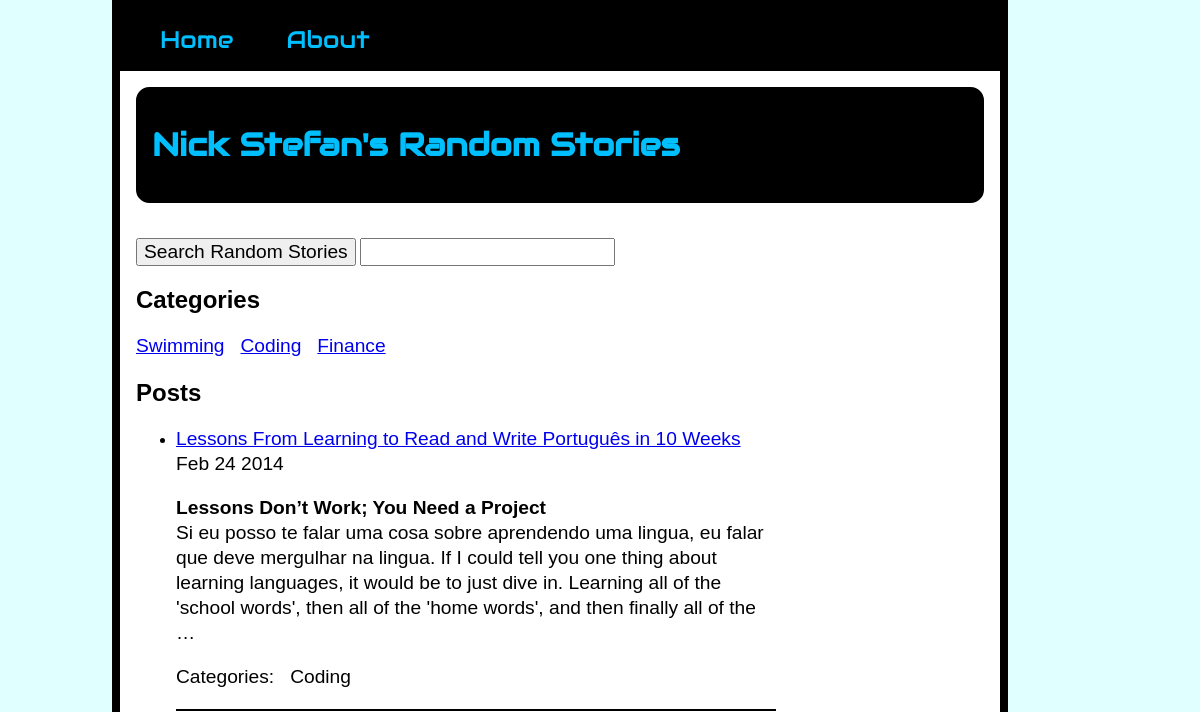
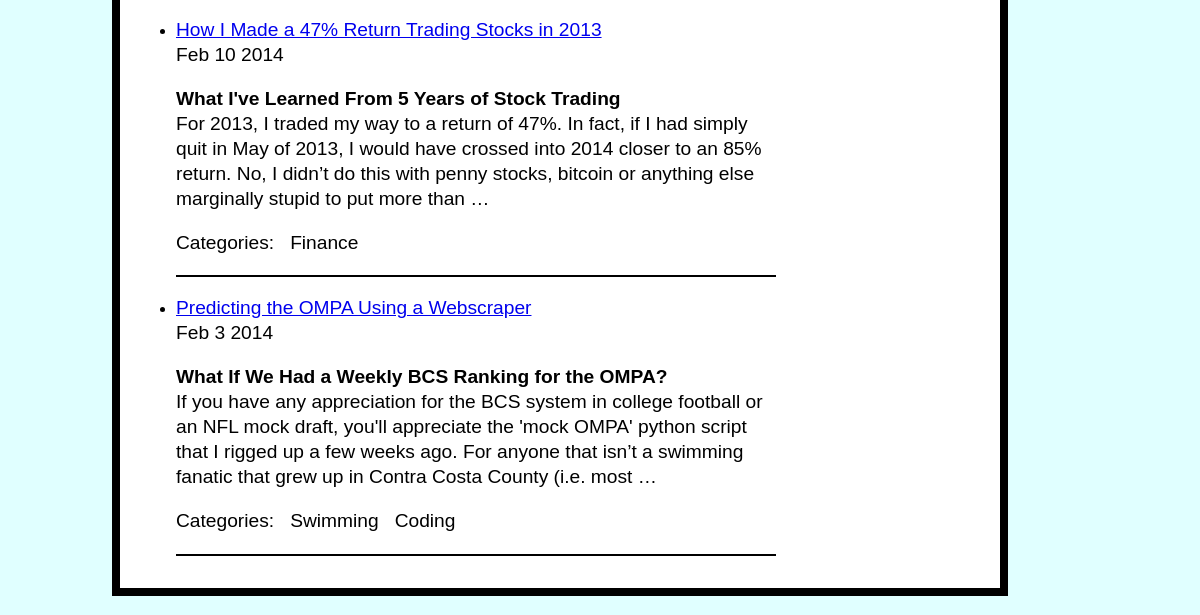
Before: / with the older database file (2 pictures, top to bottom).
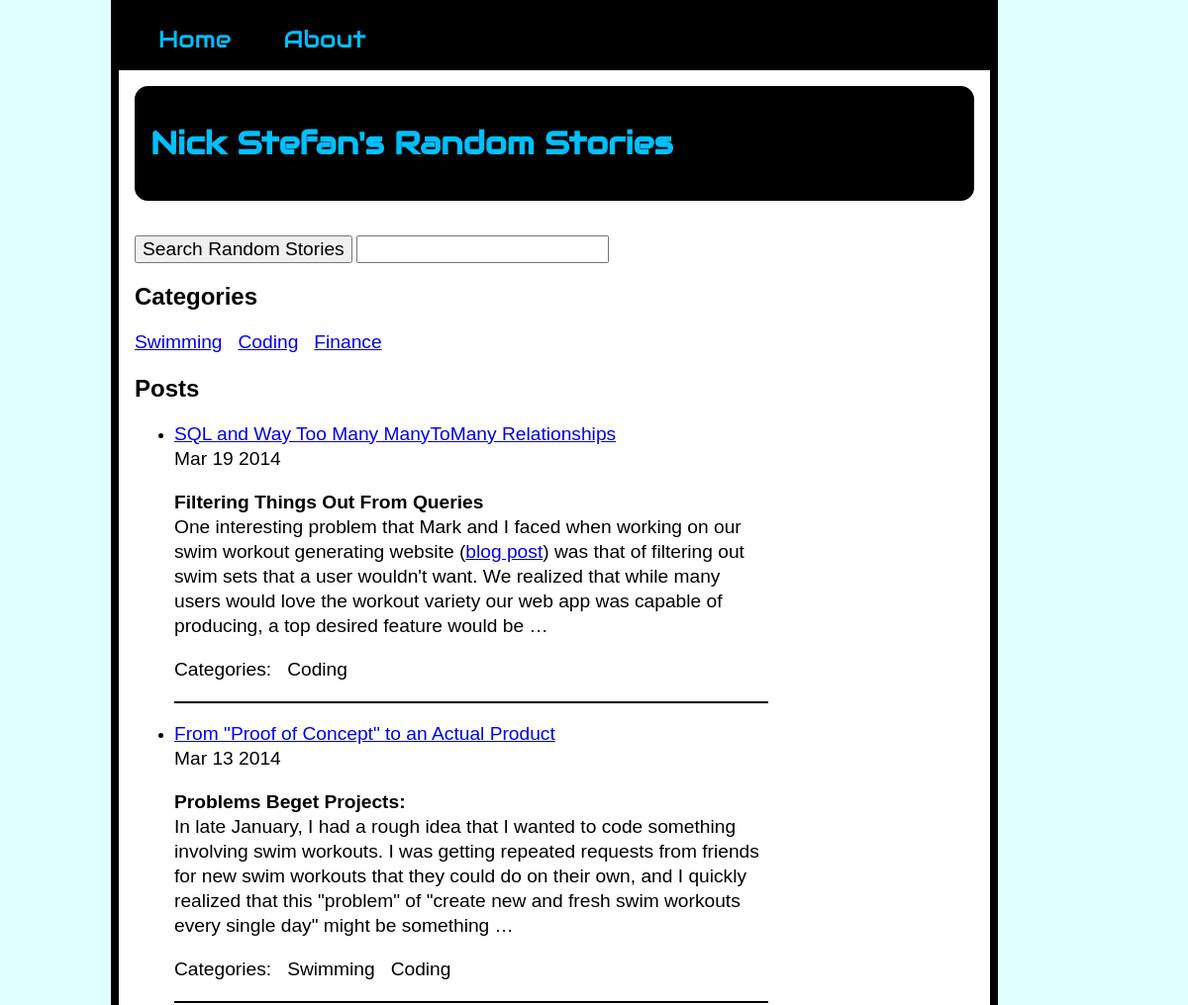
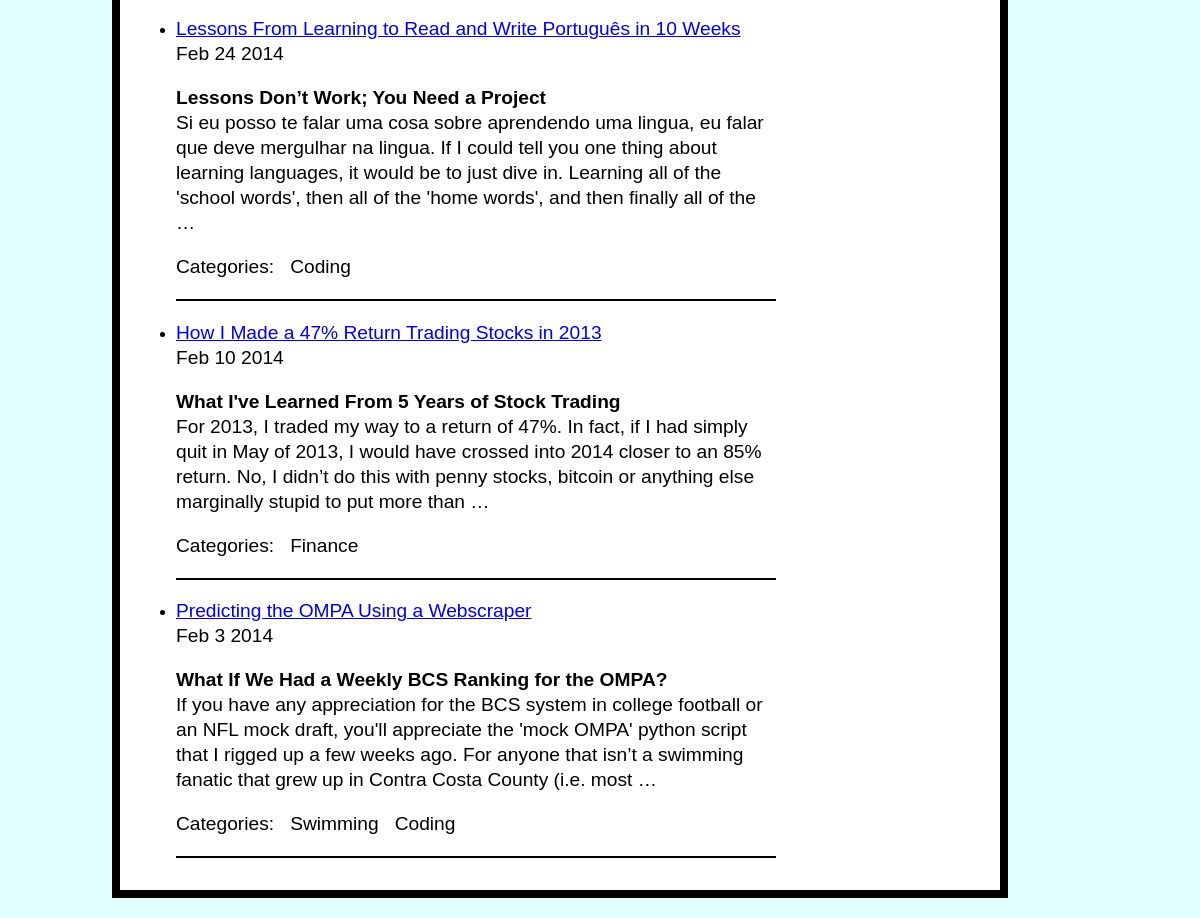
After: the same page with the newer database file (2 pictures, top to bottom).
### blog/models.py (models this page shows, shortened)
class Category(models.Model):
    title = models.CharField(max_length=100, db_index=True)
    slug = models.SlugField(max_length=100, db_index=True)
    @permalink
    def get_absolute_url(self):
        return ('view_blog_category', None, {'slug': self.slug})
    def __unicode__(self):
        return '%s' % self.title

class Blog (models.Model):
    title = models.CharField(max_length=100, unique=True)
    slug = models.SlugField(max_length=100, unique=True)
    body = models.TextField()
    posted = models.DateTimeField(db_index=True) #auto_now_add=True
    category = models.ManyToManyField(Category)
    @permalink
    def get_absolute_url(self):
        return ('view_blog_post', None, {'slug': self.slug})

### blog/views.py (the view)
# urls.py: url(r'^$', 'blog.views.index'),
def index(request):
    return render_to_response('index.html', {
        'categories': Category.objects.all(),
        'posts': Blog.objects.all()[:10:-1],
    })

### templates/index.html (shortened to what this page needs)
{% extends 'base.html' %}
{% block title %}
<div id="myheadline">
	<h1>Nick Stefan's Random Stories</h1>
</div>
{% endblock %}
{% block content %}
<p><form action="blog/search/" method="get">
        <input type="submit" value="Search Random Stories">
		<input type="text" name="q">
</form><p>
	<h2>Categories</h2>
	{% if categories %}
			<p>{% for category in categories %}
				<a href="{{ category.get_absolute_url }}"> {{ category.title }}</a> &nbsp
			{% endfor %}
			</p>
	{% else %}
		<p>There are no posts.</p>
	{% endif %}
	<h2>Posts</h2>
	{% if posts %}
		<ul>
		{% for post in posts %}
			<div class='postlists'><li>
				<p><a href="{{ post.get_absolute_url }}">{{ post.title }}</a><br>{{ post.posted|date }}</p>
				<p>{{ post.body|safe|truncatewords:"60"}}</p>
				<p>Categories: &nbsp {% for category in post.category.all %}{{ category }} &nbsp {% endfor %}</p>
			</li></div>
		{% endfor %}
		</ul>
	{% else %}
		<p>There are no posts.</p>
	{% endif %}
{% endblock %}

### templates/base.html (shortened to what this page needs)
<!doctype html>
<html>
<head>
	<link rel="stylesheet" type="text/css" href="/static/originaltheme.css">
</head>
<body>
<div id="container">
	<div id="header">
		<div id="headerbutton"><a href="/">Home</a></div>
		<div id="headerbutton"><a href="/about">About</a></div>
	</div>
	<div id="titlebar">
		{% block title %}<h1>&nbsp  &nbsp  &nbsp  &nbsp  &nbsp  &nbsp  &nbsp  &nbsp  &nbsp &nbsp &nbsp &nbsp &nbsp &nbsp &nbsp</h1>{% endblock %}
	</div>
	<div id="content">
		{% block content %}
		{% endblock %}
	</div>
</div>
</body>
</html>

### blog/static/originaltheme.css (style rules this page uses)
body { padding: 0; margin: 0; background-color: #E0FFFF; max-width: 70em; }
input { font-family: sans-serif; font-size: 1.2em; }
p { font-size: 1.20em; line-height: 1.30em; }
.postlists { border-bottom: .15em solid black; }
#container { width: 55em; margin-top: 0em; margin-bottom: 2em; margin-left: auto; margin-right: auto; background-color: white; font-family: sans-serif; border: .5em solid black; }
#header { margin: auto; max-height: 6em; background-color: black; padding: 1em; font-family: Audiowide; }
#headerbutton { text-decoration: none; max-width: 6em; padding: 1em; font-size: 1.5em; display: inline; }
#headerbutton a:link { text-decoration: none; color: #00BFFF; }
#myheadline { color: #00BFFF; background-color: black; border: 1em solid black; border-radius: 10pt; font-family: Audiowide; }
#titlebar { max-width: 55em; padding: 1em; }
#content { max-width: 40em; padding: 1em; background-color: #ffffff; margin-top: 0em; padding-top: 0em; }

Changed rows visible on the page:
added Blog: title "SQL and Way Too Many ManyToMany Relationships", posted "Mar 19 2014", body "Filtering Things Out From Queries One interesting problem that Mark and I faced when working on our swim workout generating website ( blog post ) was that of filtering out swim sets that a user wouldn't want. We realized that while many users would love the workout variety our web app was capable of producing, a top desired feature would be …", Category (title "Coding")
added Blog: title "From \"Proof of Concept\" to an Actual Product", posted "Mar 13 2014", body "Problems Beget Projects: In late January, I had a rough idea that I wanted to code something involving swim workouts. I was getting repeated requests from friends for new swim workouts that they could do on their own, and I quickly realized that this \"problem\" of \"create new and fresh swim workouts every single day\" might be something …", Category (title "Swimming"), Category (title "Coding")
